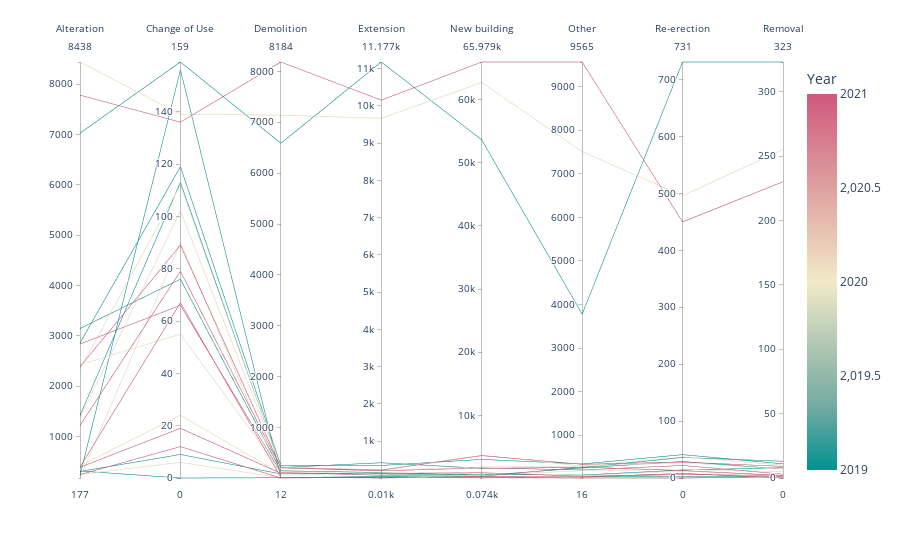

Notebook code for this chart:
### Markdown cell above
# Nature of Work by Category Line Chart

### Code cell
construction_by_work = pd.pivot_table(df, 
                                      values = 'Permit Application Date', 
                                      index = ['BASIS Building Use','Year'],
                                      columns = ['BASIS NOW'],
                                     aggfunc = 'count').fillna(0).reset_index()

fig = px.parallel_coordinates(construction_by_work, color="Year",
                              dimensions=construction_by_work.columns[2:],
                              color_continuous_scale=px.colors.diverging.Tealrose,
                              color_continuous_midpoint=2020)
fig.show()

### Figure 1 — Plotly figure (JSON) as saved in the notebook; plotly's stock layout.template omitted (floating-point values rounded to 4 significant figures)
{"data": [{"dimensions": [{"label": "Alteration", "values": [2858, 2337, 2386, 7025, 8438, 7780, 316, 248, 244, 306, 417, 390, 1420, 1380, 1220, 232, 177, 394, 3145, 2425, 2837]}, {"label": "Change of Use", "values": [119, 112, 89, 159, 139, 136, 0, 6, 12, 9, 24, 19, 113, 102, 79, 156, 90, 67, 76, 55, 66]}, {"label": "Demolition", "values": [261, 227, 212, 6587, 7140, 8184, 17, 17, 12, 92, 95, 105, 218, 228, 212, 26, 17, 25, 154, 141, 120]}, {"label": "Extension", "values": [346, 228, 222, 11177, 9666, 10152, 54, 23, 26, 120, 149, 132, 419, 210, 202, 33, 22, 10, 158, 107, 83]}, {"label": "New building", "values": [3021, 3675, 3618, 53636, 62725, 65979, 74, 80, 112, 627, 821, 913, 1604, 1827, 1672, 318, 294, 276, 470, 485, 334]}, {"label": "Other", "values": [338, 291, 330, 3778, 7509, 9565, 54, 32, 16, 85, 75, 56, 259, 285, 201, 34, 49, 40, 247, 186, 266]}, {"label": "Re-erection", "values": [41, 37, 28, 731, 496, 450, 3, 0, 0, 14, 12, 6, 36, 27, 22, 8, 7, 8, 29, 15, 13]}, {"label": "Removal", "values": [11, 10, 9, 323, 255, 230, 1, 1, 1, 8, 2, 2, 13, 7, 3, 0, 1, 0, 7, 5, 2]}], "domain": {"x": [0, 1], "y": [0, 1]}, "line": {"color": [2019, 2020, 2021, 2019, 2020, 2021, 2019, 2020, 2021, 2019, 2020, 2021, 2019, 2020, 2021, 2019, 2020, 2021, 2019, 2020, 2021], "coloraxis": "coloraxis"}, "name": "", "type": "parcoords"}], "layout": {"coloraxis": {"cmid": 2020, "colorbar": {"title": {"text": "Year"}}, "colorscale": [[0, "rgb(0, 147, 146)"], [0.1667, "rgb(114, 170, 161)"], [0.3333, "rgb(177, 199, 179)"], [0.5, "rgb(241, 234, 200)"], [0.6667, "rgb(229, 185, 173)"], [0.8333, "rgb(217, 137, 148)"], [1, "rgb(208, 88, 126)"]]}, "legend": {"tracegroupgap": 0}, "margin": {"t": 60}}}
